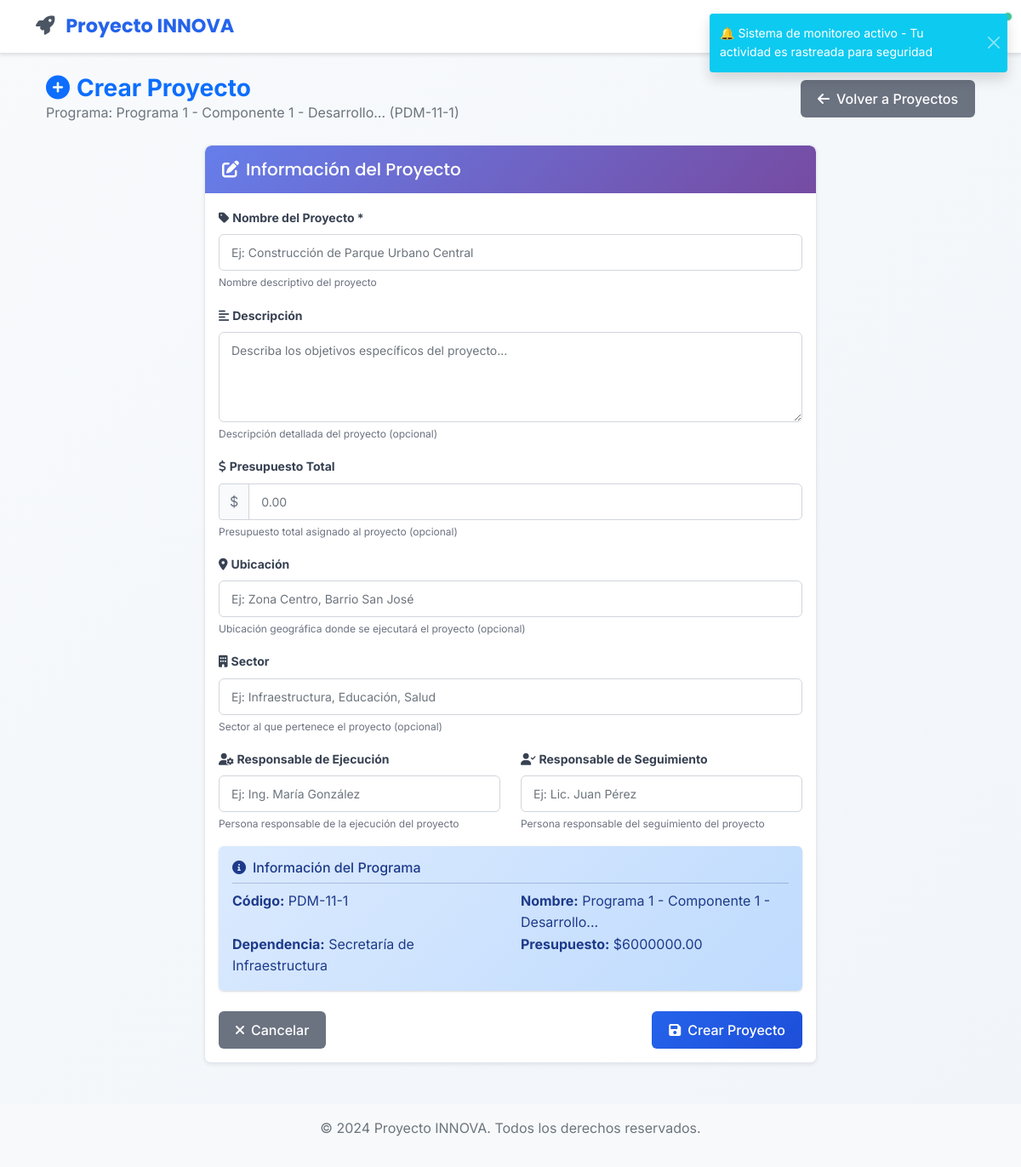
The page /planes/programas/1/proyectos/crear (signed in) on the database as committed earlier.
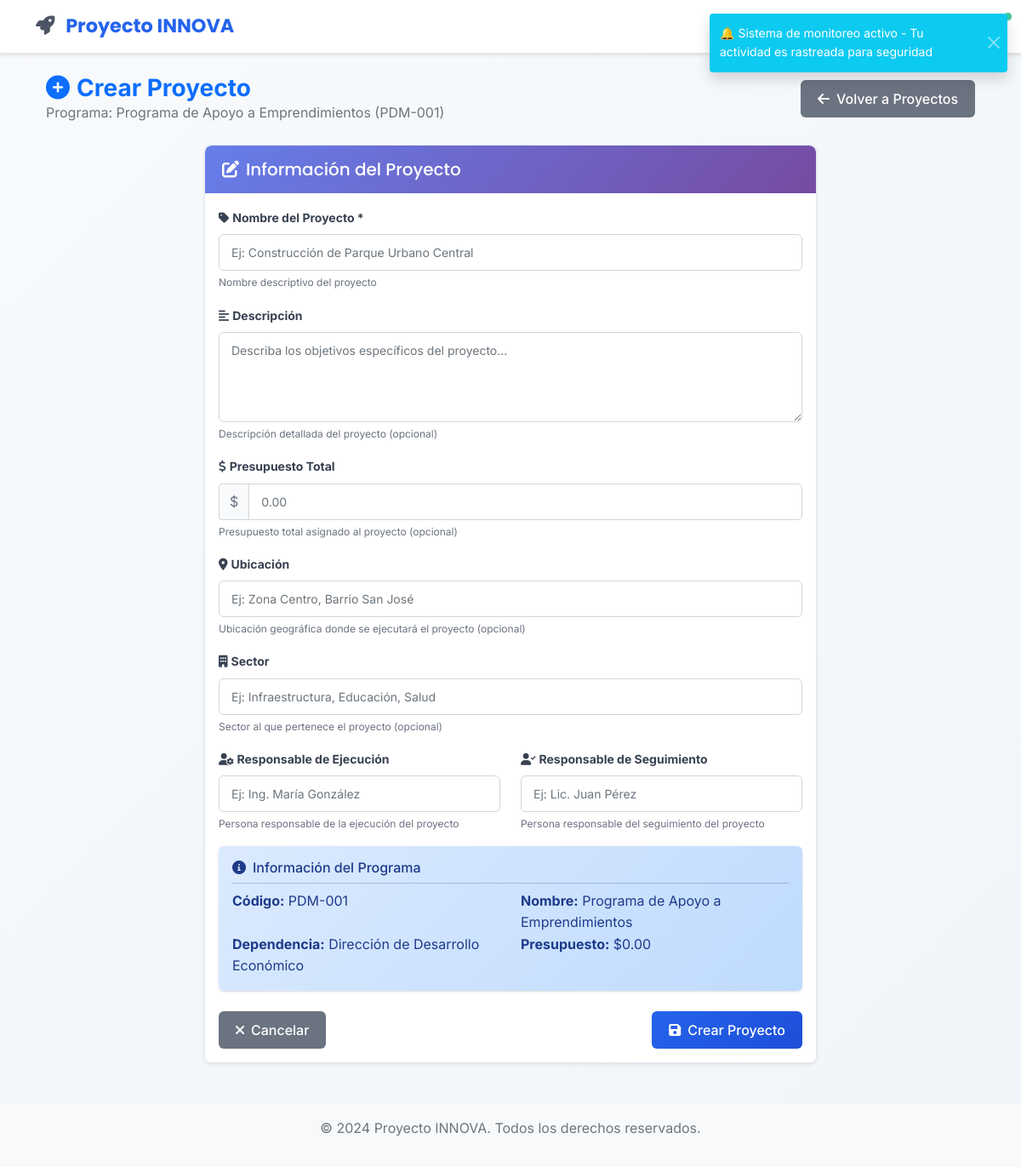
The same page on the database as committed later.
### app/models/programa.py (models this page shows, shortened)
class Programa(db.Model):
    __tablename__ = 'programas'
    id = db.Column(db.Integer, primary_key=True)
    cod_programa = db.Column(db.String(50), nullable=False)
    nombre = db.Column(db.String(200), nullable=False)  # PROGRAMA PDM
    descripcion = db.Column(db.Text)
    dependencia_responsable = db.Column(db.String(200))
    componente_id = db.Column(db.Integer, db.ForeignKey('componentes.id'), nullable=False)
    componente = db.relationship('Componente', backref=db.backref('programas', lazy=True, cascade='all, delete-orphan'))
    estado = db.Column(db.String(20), default='activo')  # activo, inactivo
    created_at = db.Column(db.DateTime, default=datetime.utcnow)
    updated_at = db.Column(db.DateTime, default=datetime.utcnow, onupdate=datetime.utcnow)
    bpim = db.Column(db.String(50))  # BPIM según el diccionario
    presupuesto_asignado = db.Column(db.Float, default=0.0)

### app/views/planes.py (the view, shortened to what this page needs)
@planes_bp.route('/programas/<int:programa_id>/proyectos/crear', methods=['GET', 'POST'])
@login_required
def crear_proyecto(programa_id):
    programa = Programa.query.join(Componente).join(LineaEstrategica).join(PlanDesarrollo).filter(
        Programa.id == programa_id
    ).first_or_404()
    if not current_user.can_edit_column('CÓD PROYECTO'):
        flash('No tienes permisos para crear proyectos.', 'danger')
        return redirect(url_for('planes.proyectos', programa_id=programa_id))
    form = ProyectoForm()
    return render_template('planes/crear_proyecto.html', title='Crear Proyecto', form=form, programa=programa)

### app/models/user.py (called while the page is built)
    def is_admin(self):
        if self.active_roles:
            admin_names = ['admin', 'administrador']
            return any(ur.role.name.lower() in admin_names for ur in self.active_roles)
        return self.legacy_role == 'admin'

    def can_edit_column(self, column_name):
        if self.is_admin():
            return True  # Los admins pueden editar todo
        for user_role in self.active_roles:
            if user_role.role.can_edit_column(column_name):
                return True
        return False

### app/templates/planes/crear_proyecto.html (shortened to what the changed rows need)
{% extends "base.html" %}
{% block content %}
<div class="container-fluid mt-4">
    <div class="row mb-4">
        <div class="col-12">
            <div class="d-flex justify-content-between align-items-center">
                <div>
                    <h1 class="h3 mb-0 text-primary fw-bold">
                        <i class="fas fa-plus-circle me-2"></i>Crear Proyecto
                    </h1>
                    <p class="text-muted mb-0">Programa: {{ programa.nombre }} ({{ programa.cod_programa }})</p>
                </div>
            </div>
        </div>
    </div>
    <div class="row">
        <div class="col-lg-8 mx-auto">
            <div class="card shadow-sm">
                <div class="card-body">
                    <form method="POST">
                        <div class="alert alert-info border-0">
                            <div class="row">
                                <div class="col-md-6">
                                    <strong>Código:</strong> {{ programa.cod_programa }}
                                </div>
                                <div class="col-md-6">
                                    <strong>Nombre:</strong> {{ programa.nombre }}
                                </div>
                                <div class="col-md-6">
                                    <strong>Dependencia:</strong> {{ programa.dependencia_responsable or 'No especificada' }}
                                </div>
                                <div class="col-md-6">
                                    <strong>Presupuesto:</strong> ${{ "%.2f"|format(programa.presupuesto_asignado) }}
                                </div>
                            </div>
                        </div>
                    </form>
                </div>
            </div>
        </div>
    </div>
</div>
{% endblock %}

Rows that differ between the two databases and show on the page:
changed Programa: nombre "Programa 1 - Componente 1 - Desarrollo..." → "Programa de Apoyo a Emprendimientos"; cod_programa "PDM-11-1" → "PDM-001"; dependencia_responsable "Secretaría de Infraestructura" → "Dirección de Desarrollo Económico"; presupuesto_asignado "6000000.00" → "0.00"
